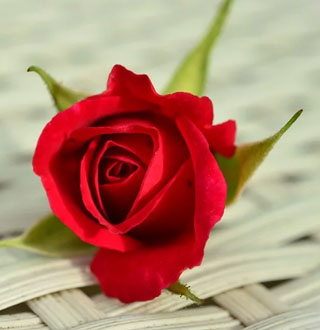
#> input picture opencv-python-learn/Chap8-Processing-geometry/images/affine.jpg, 320 x 330 px
$ python 07.affine_combination.py
#> lines starting #> are read from the running program, lines starting #| are printed output that depends on the picture
### opencv-python-learn/Common/interpolation.py
import numpy as np, math, cv2

def contain(p, shape):  # 좌표가 (y,x)가 범위 내 인지 검사
    return 0<= p[0] < shape[0] and 0<= p[1] < shape[1]


# [27 lines left out: functions scaling, scaling_nearest, not called in this run]

def bilinear_value(img, pt):    # 단일 화소 양선형 보간 수행 함수
    x, y = np.int32(pt)
    if x >= img.shape[1]-1: x = x - 1 # 영상 범위 벗어남 처리
    if y >= img.shape[0]-1: y = y - 1

    P1, P2, P3, P4 = np.float32(img[y:y+2,x:x+2].flatten()) # 4개 화소 - 관심 영역을 접근
    # [5 lines of commented-out code are left out]


    alpha, beta = pt[1] - y, pt[0] - x
    M1 = P1 + alpha * (P3 - P1)     # 1차 보간
    M2 = P2 + alpha * (P4 - P2)
    P = M1 + beta * (M2 - M1)       # 2차 보간
    return np.clip(P, 0, 255)   # 화소값 saturation 후 반환

# [14 lines left out: function rotate_pt, not called in this run]


def affine_transform(img, mat): # 어파인 변환 수행 함수
    rows, cols = img.shape[:2]
    invMat = cv2.invertAffineTransform(mat) # 어파인 변환의 역행렬
    size = img.shape[::-1]
    ## 리스트 생성 방식
    pts = [np.dot(invMat, (j, i, 1)) for i in range(rows) for j in range(cols)]
    dst = [bilinear_value(img, p) if contain(p, size) else 0 for p in pts]
    dst = np.reshape(dst, (rows, cols)).astype('uint8') # 1차원 -> 2차원

    return dst

### opencv-python-learn/Chap8-Processing-geometry/07.affine_combination.py
import sys, os, cv2
sys.path.insert(0, os.path.dirname(os.path.dirname(os.path.abspath(__file__))))
import numpy as np
from Common.interpolation import affine_transform

def getAffineMat(center, degree, fx=1, fy=1, translate=(0,0)):  # 변환 행렬 합성 함수
    scale_mat = np.eye(3, dtype=np.float32) # 크기 변경 행렬
    cen_trans = np.eye(3, dtype=np.float32) # 중점 평행 이동
    org_trans = np.eye(3, dtype=np.float32) # 원점 평행 이동
    trans_mat = np.eye(3, dtype=np.float32) # 좌표 평행 이동
    rot_mat = np.eye(3, dtype=np.float32)   # 회전 변환 행렬

    radian = degree / 180 * np.pi
    rot_mat[0] = [ np.cos(radian), np.sin(radian), 0] # 회전행렬 0행
    rot_mat[1] = [-np.sin(radian), np.cos(radian), 0] # 회전행렬 1행

    cen_trans[:2, 2] = center   # 중심 좌표 이동
    org_trans[:2, 2] = -center[0], -center[1]   # 원점으로 이동
    trans_mat[:2, 2] = translate    # 평행 이동 행렬의 원소 지정
    scale_mat[0, 0], scale_mat[1, 1] = fx, fy # 크기 변경 행렬의 원소 지정

    ret_mat = cen_trans.dot(rot_mat.dot(trans_mat.dot(scale_mat.dot(org_trans))))
    #ret_mat = cen_trans.dot(rot_mat.dot(scale_mat.dot(trans_mat.dot(org_trans))))
    return np.delete(ret_mat, 2, axis=0) # 마지막행 제거 ret_mat[0:2, :]

project_root = os.path.abspath(os.path.join(os.path.dirname(__file__), "."))

# 이미지 경로를 루트 기준으로 설정
image_path = os.path.join(project_root, "images", "affine.jpg")
image = cv2.imread(image_path, cv2.IMREAD_GRAYSCALE)
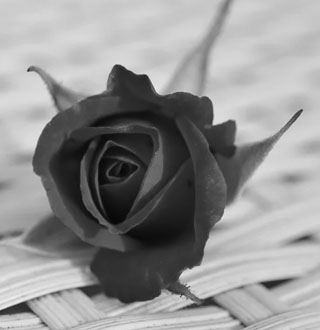
#> image: shape (330, 320); min 4, max 244, mean 145.5
if image is None: raise Exception("영상파일 읽기 에러")

size = image.shape[::-1]
#> size = (320, 330)
center = np.divmod(size, 2)[0]  # 회전 중심 좌표
#> center = [160, 165]
angle, tr = 45, (200, 0)

aff_mat1 = getAffineMat(center, angle)              # 중심 좌표 기준 회전
aff_mat2 = getAffineMat((0,0), 0, 2.0, 1.5)         # 크기 변경- 확대
aff_mat3 = getAffineMat(center, angle, 0.7, 0.7)    # 회전 및 축소
aff_mat4 = getAffineMat(center, angle, 0.7, 0.7 ,tr)   # 복합 변환

dst1 = cv2.warpAffine(image, aff_mat1, size)    # OpenCV 함수
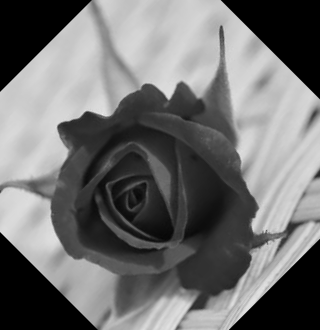
#> dst1: shape (330, 320); min 0, max 241, mean 112.4
dst2 = cv2.warpAffine(image, aff_mat2, size)
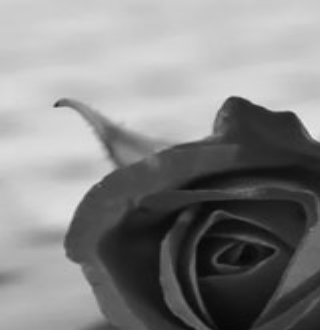
#> dst2: shape (330, 320); min 4, max 244, mean 133.7
dst3 = affine_transform(image, aff_mat3)
#> in bilinear_value, `P1, P2, P3, P4 = np.float32(img[y:y+2,x:x+2].flatten())`: P1 = 198; P2 = 199
#> in bilinear_value, `M1 = P1 + alpha * (P3 - P1)`: M1 = 198.3
#> in bilinear_value, `M2 = P2 + alpha * (P4 - P2)`: M2 = 199
#> in bilinear_value, `P = M1 + beta * (M2 - M1)`: P = 198.7
#> in affine_transform, `dst = [bilinear_value(img, p) if contain(p, size) else 0 for p in pts]`: dst = 105600 items
#> in affine_transform, `dst = np.reshape(dst, (rows, cols)).astype('uint8')`:
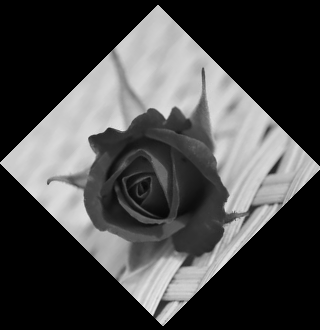
#> dst: shape (330, 320); min 0, max 234, mean 71.2
dst4 = affine_transform(image, aff_mat4)
#> in affine_transform (call 2), `dst = np.reshape(dst, (rows, cols)).astype('uint8')`:
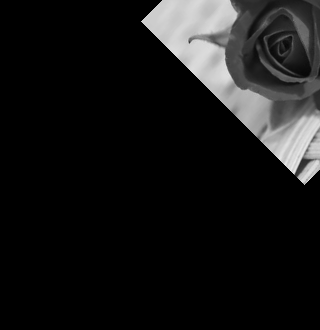
#> dst: shape (330, 320); min 0, max 235, mean 22.5

cv2.imshow("image", image)
cv2.imshow("dst1_only_rotate", dst1)
cv2.imshow("dst2_only_scaling", dst2)
cv2.imshow("dst3_rotate_scaling", dst3)
cv2.imshow("dst4_rotate_scaling_translate", dst4)
cv2.waitKey(0)

$ run again, with opencv-python-learn/Chap8-Processing-geometry/images/perspective.jpg copied over opencv-python-learn/Chap8-Processing-geometry/images/affine.jpg
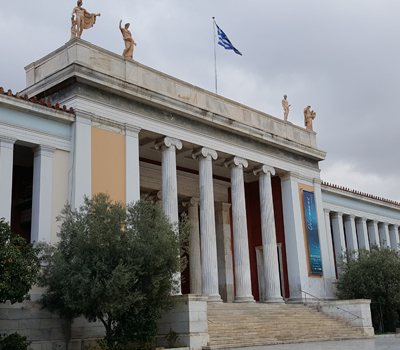
#> input picture opencv-python-learn/Chap8-Processing-geometry/images/perspective.jpg, 400 x 350 px
#> `dst2 = cv2.warpAffine(image, aff_mat2, size)`:
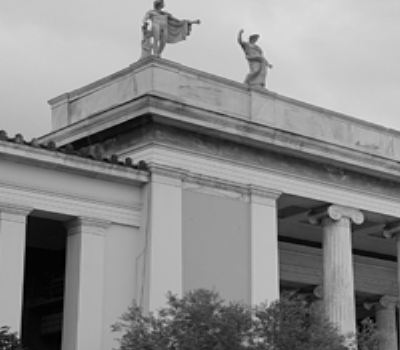
#> dst2: shape (350, 400); min 0, max 237, mean 140.1
#> P1 = 214; P2 = 213; P3 = 214; P4 = 213
#> M1 = 214
#> M2 = 213
#> P = 213.2
#> in affine_transform, `dst = [bilinear_value(img, p) if contain(p, size) else 0 for p in pts]`: dst = 140000 items
#> in affine_transform (call 2), `dst = np.reshape(dst, (rows, cols)).astype('uint8')`:
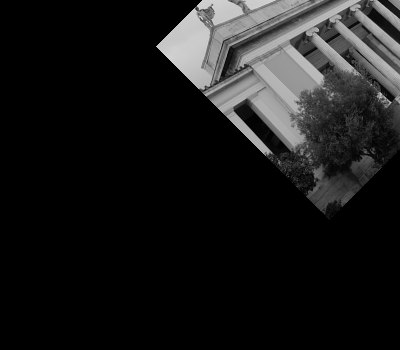
#> dst: shape (350, 400); min 0, max 217, mean 25.5

$ run again, with opencv-python-learn/Chap8-Processing-geometry/images/rotate.jpg copied over opencv-python-learn/Chap8-Processing-geometry/images/affine.jpg
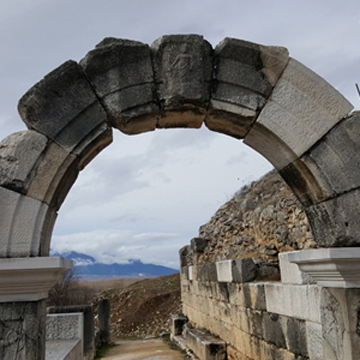
#> input picture opencv-python-learn/Chap8-Processing-geometry/images/rotate.jpg, 360 x 360 px
#> `dst2 = cv2.warpAffine(image, aff_mat2, size)`:
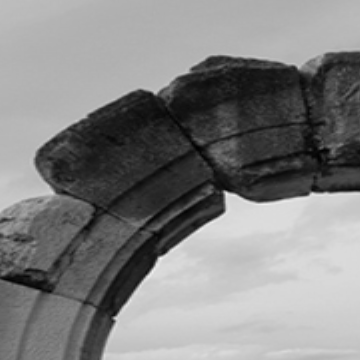
#> dst2: shape (360, 360); min 0, max 247, mean 129.5
#> P1 = 186; P2 = 185; P3 = 186; P4 = 185
#> M1 = 186
#> M2 = 185
#> P = 184.2
#> in affine_transform, `dst = [bilinear_value(img, p) if contain(p, size) else 0 for p in pts]`: dst = 129600 items
#> in affine_transform (call 2), `dst = np.reshape(dst, (rows, cols)).astype('uint8')`:
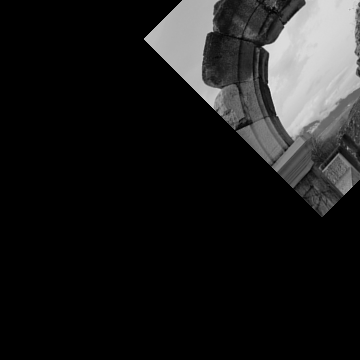
#> dst: shape (360, 360); min 0, max 239, mean 28.8
